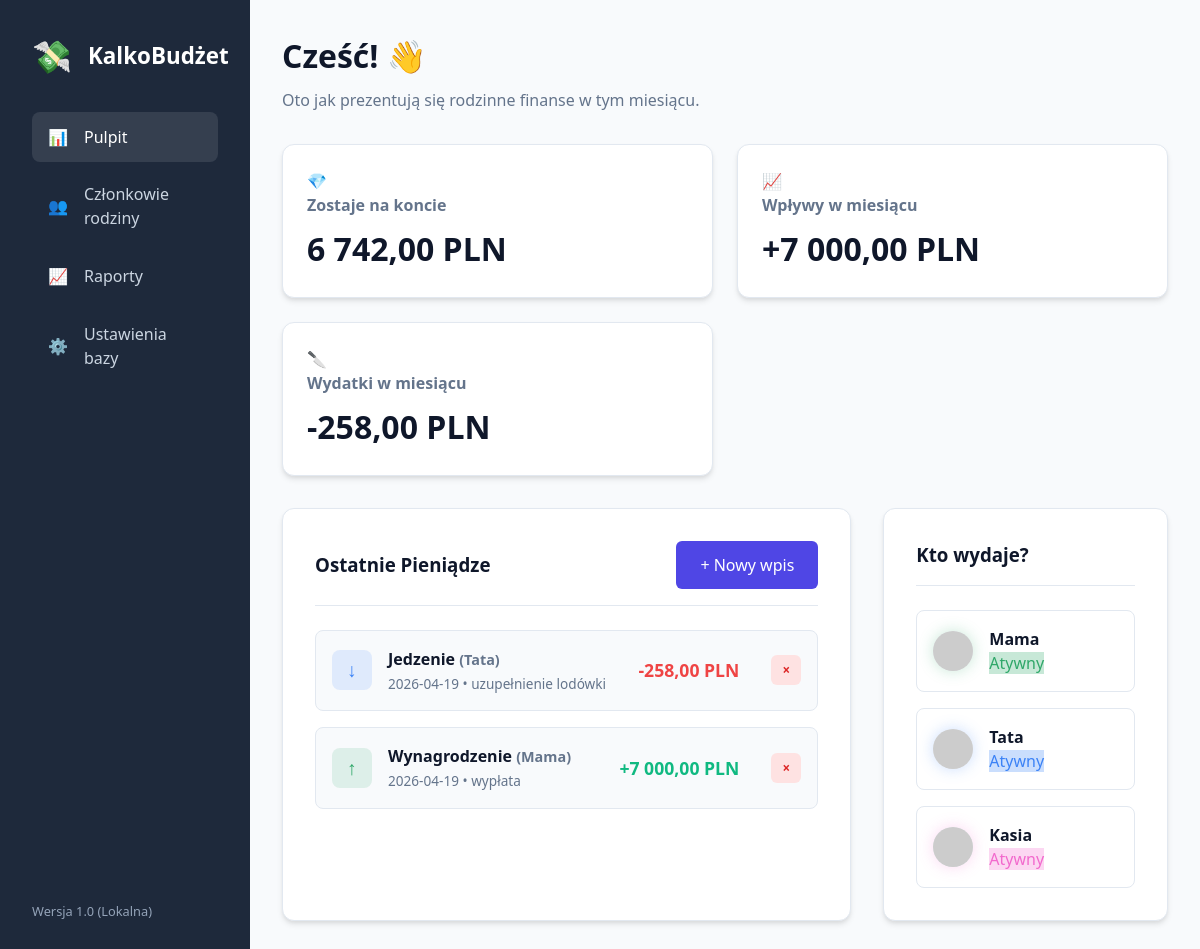
The page / on the database its author committed.
### tables this page shows
CREATE TABLE transactions (
                id INTEGER PRIMARY KEY AUTOINCREMENT,
                user_id INTEGER NOT NULL,
                category_id INTEGER NOT NULL,
                amount REAL NOT NULL,
                date TEXT NOT NULL,
                description TEXT,
                type TEXT NOT NULL CHECK(type IN ('income', 'expense')),
                FOREIGN KEY (user_id) REFERENCES users(id),
                FOREIGN KEY (category_id) REFERENCES categories(id)
            );

CREATE TABLE categories (
                id INTEGER PRIMARY KEY AUTOINCREMENT,
                name TEXT NOT NULL,
                type TEXT NOT NULL CHECK(type IN ('income', 'expense'))
            );

CREATE TABLE users (
                id INTEGER PRIMARY KEY AUTOINCREMENT,
                name TEXT NOT NULL,
                color TEXT DEFAULT '#ffffff'
            , avatar TEXT DEFAULT 'avataaars');

### index.php (the view, shortened to what this page needs)
<?php
require_once 'db.php';
$stmt = $db->query("SELECT * FROM users");
$users = $stmt->fetchAll(PDO::FETCH_ASSOC);
$stmt = $db->query("SELECT SUM(CASE WHEN type = 'income' THEN amount ELSE -amount END) as balance FROM transactions");
$balanceRaw = $stmt->fetch(PDO::FETCH_ASSOC)['balance'];
$balance = $balanceRaw ? number_format($balanceRaw, 2, ',', ' ') : "0,00";
$currentMonth = date('Y-m');
$stmt = $db->prepare("SELECT type, SUM(amount) as total FROM transactions WHERE date LIKE ? GROUP BY type");
$stmt->execute([$currentMonth . '%']);
$monthlyStats = $stmt->fetchAll(PDO::FETCH_KEY_PAIR);
$income = isset($monthlyStats['income']) ? number_format($monthlyStats['income'], 2, ',', ' ') : "0,00";
$expense = isset($monthlyStats['expense']) ? number_format($monthlyStats['expense'], 2, ',', ' ') : "0,00";
$stmt = $db->query("
    SELECT t.*, u.name as user_name, u.color, c.name as category_name
    FROM transactions t
    JOIN users u ON t.user_id = u.id
    JOIN categories c ON t.category_id = c.id
    ORDER BY t.date DESC, t.id DESC LIMIT 15
");
$transactions = $stmt->fetchAll(PDO::FETCH_ASSOC);
?>
<!DOCTYPE html>
<html lang="pl">
<head>
    <link rel="stylesheet" href="style.css">
</head>
<body>
    <div class="app-container">
        <nav class="sidebar glass-effect">
            <div class="logo">
                <div class="logo-icon">💸</div>
                <h1>KalkoBudżet</h1>
            </div>
            <ul class="nav-links">
                <li class="active"><a href="index.php"><span class="nav-icon">📊</span> Pulpit</a></li>
                <li><a href="members.php"><span class="nav-icon">👥</span> Członkowie rodziny</a></li>
                <li><a href="reports.php"><span class="nav-icon">📈</span> Raporty</a></li>
                <li><a href="#"><span class="nav-icon">⚙️</span> Ustawienia bazy</a></li>
            </ul>
            <div class="sidebar-footer">
                <p>Wersja 1.0 (Lokalna)</p>
            </div>
        </nav>
        <main class="main-content">
            <header class="topbar">
                <div>
                    <h2 class="greeting">Cześć! 👋</h2>
                    <p class="subtitle">Oto jak prezentują się rodzinne finanse w tym miesiącu.</p>
                </div>
            </header>
            <div class="dashboard-cards">
                <div class="card glass-effect gradient-blue">
                    <div class="card-icon">💎</div>
                    <h3>Zostaje na koncie</h3>
                    <p class="amount"><?= $balance ?> PLN</p>
                </div>
                <div class="card glass-effect gradient-green">
                    <div class="card-icon">📈</div>
                    <h3>Wpływy w miesiącu</h3>
                    <p class="amount">+<?= $income ?> PLN</p>
                </div>
                <div class="card glass-effect gradient-red">
                    <div class="card-icon">🔪</div>
                    <h3>Wydatki w miesiącu</h3>
                    <p class="amount">-<?= $expense ?> PLN</p>
                </div>
            </div>
            <div class="content-grid">
                <section class="recent-transactions glass-effect section-box">
                    <div class="section-header">
                        <h3>Ostatnie Pieniądze</h3>
                        <button class="btn-primary" onclick="openModal()">+ Nowy wpis</button>
                    </div>
                    <div class="transaction-list">
                        <?php if (empty($transactions)): ?>
                            <div class="empty-state">
                                <span>🌬️</span>
                                <p>Cisza w portfelu. Dodaj pierwszą transakcję!</p>
                            </div>
                        <?php else: ?>
                            <?php foreach($transactions as $t): ?>
                                <div class="transaction-item">
                                    <div class="t-icon" style="background-color: <?= htmlspecialchars($t['color']) ?>22; color: <?= htmlspecialchars($t['color']) ?>">
                                        <?= $t['type'] == 'income' ? '↑' : '↓' ?>
                                    </div>
                                    <div class="t-details">
                                        <h4><?= htmlspecialchars($t['category_name']) ?> <span class="t-user">(<?= htmlspecialchars($t['user_name']) ?>)</span></h4>
                                        <p><?= htmlspecialchars($t['date']) ?><?= $t['description'] ? ' &bull; '.htmlspecialchars($t['description']) : '' ?></p>
                                    </div>
                                    <div class="t-amount <?= $t['type'] ?>">
                                        <?= $t['type'] == 'income' ? '+' : '-' ?><?= number_format($t['amount'], 2, ',', ' ') ?> PLN
                                    </div>
                                    <form action="delete.php" method="POST" class="delete-form">
                                        <button type="submit" class="btn-delete" title="Usuń wpis">×</button>
                                    </form>
                                </div>
                            <?php endforeach; ?>
                        <?php endif; ?>
                    </div>
                </section>
                <section class="family-members glass-effect section-box">
                    <div class="section-header">
                        <h3>Kto wydaje?</h3>
                    </div>
                    <div class="users-list">
                        <?php foreach($users as $u): ?>
                            <div class="user-card">
                                <div class="user-avatar" style="border-color: <?= htmlspecialchars($u['color']) ?>; box-shadow: 0 0 15px <?= htmlspecialchars($u['color']) ?>44; background-color: #f1f5f9;">
                                    <img src="https://robohash.org/<?= urlencode($u['avatar'] ?? 'cat1') ?>.png?set=set4&size=150x150" alt="<?= htmlspecialchars($u['name']) ?>">
                                </div>
                                <div class="user-info">
                                    <h4><?= htmlspecialchars($u['name']) ?></h4>
                                    <span class="user-badge" style="background-color: <?= htmlspecialchars($u['color']) ?>44; color: <?= htmlspecialchars($u['color']) ?>;">Atywny</span>
                                </div>
                            </div>
                        <?php endforeach; ?>
                    </div>
                </section>
            </div>
        </main>
    </div>
</body>
</html>

### style.css (style rules this page uses)
:root { --bg-color: #f8fafc; --sidebar-bg: #1e293b; --card-bg: #ffffff; --text-primary: #0f172a; --text-secondary: #64748b; --text-sidebar: #f8fafc; --accent-color: #4f46e5; --accent-hover: #4338ca; --green-color: #10b981; --red-color: #ef4444; --blue-color: #3b82f6; --border-color: #e2e8f0; --shadow: 0 4px 6px -1px rgba(0, 0, 0, 0.1), 0 2px 4px -1px rgba(0, 0, 0, 0.06); }
* { margin: 0; padding: 0; box-sizing: border-box; font-family: 'Segoe UI', system-ui, sans-serif; }
body { background-color: var(--bg-color); color: var(--text-primary); min-height: 100vh; font-size: 16px; line-height: 1.5; }
.app-container { display: flex; min-height: 100vh; width: 100%; }
.sidebar { width: 250px; background-color: var(--sidebar-bg); color: var(--text-sidebar); padding: 2rem; display: flex; flex-direction: column; gap: 2rem; flex-shrink: 0; }
.logo { display: flex; align-items: center; gap: 1rem; }
.logo-icon { font-size: 2rem; }
.logo h1 { font-size: 1.4rem; color: #fff; }
.nav-links { list-style: none; display: flex; flex-direction: column; gap: 0.5rem; }
.nav-links a { text-decoration: none; color: #cbd5e1; display: flex; align-items: center; gap: 1rem; padding: 0.8rem 1rem; border-radius: 8px; transition: background 0.2s; }
.nav-links a:hover, .nav-links li.active a { background-color: rgba(255, 255, 255, 0.1); color: #fff; }
.sidebar-footer { margin-top: auto; font-size: 0.8rem; color: #94a3b8; }
.main-content { flex: 1; padding: 2rem; max-width: 1200px; }
.topbar { margin-bottom: 2rem; }
.greeting { font-size: 2rem; margin-bottom: 0.5rem; }
.subtitle { color: var(--text-secondary); }
.dashboard-cards { display: grid; grid-template-columns: repeat(auto-fit, minmax(280px, 1fr)); gap: 1.5rem; margin-bottom: 2rem; }
.card { background-color: var(--card-bg); padding: 1.5rem; border-radius: 12px; box-shadow: var(--shadow); border: 1px solid var(--border-color); }
.card h3 { font-size: 1rem; color: var(--text-secondary); margin-bottom: 0.5rem; }
.card .amount { font-size: 2rem; font-weight: 700; }
.content-grid { display: grid; grid-template-columns: 2fr 1fr; gap: 2rem; }
.section-box { background-color: var(--card-bg); padding: 2rem; border-radius: 12px; box-shadow: var(--shadow); border: 1px solid var(--border-color); }
.section-header { display: flex; justify-content: space-between; align-items: center; margin-bottom: 1.5rem; padding-bottom: 1rem; border-bottom: 1px solid var(--border-color); }
.transaction-list { display: flex; flex-direction: column; gap: 1rem; }
.transaction-item { display: flex; align-items: center; gap: 1rem; padding: 1rem; border-radius: 8px; border: 1px solid var(--border-color); background-color: #f8fafc; }
.t-icon { width: 40px; height: 40px; border-radius: 8px; display: flex; justify-content: center; align-items: center; font-weight: bold; font-size: 1.2rem; background-color: #e2e8f0; }
.t-details { flex: 1; }
.t-details h4 { margin-bottom: 0.2rem; }
.t-user { color: var(--text-secondary); font-size: 0.9em; }
.t-details p { color: var(--text-secondary); font-size: 0.85em; }
.t-amount { font-weight: bold; font-size: 1.1rem; }
.t-amount.income { color: var(--green-color); }
.t-amount.expense { color: var(--red-color); }
.delete-form { margin-left: 1rem; }
.btn-delete { background-color: #fee2e2; color: #dc2626; border: none; width: 30px; height: 30px; border-radius: 6px; cursor: pointer; font-weight: bold; }
.users-list { display: flex; flex-direction: column; gap: 1rem; }
.user-card { display: flex; align-items: center; gap: 1rem; padding: 1rem; border: 1px solid var(--border-color); border-radius: 8px; }
.user-avatar { width: 40px; height: 40px; border-radius: 50%; overflow: hidden; background-color: #e2e8f0; }
.user-avatar img { width: 100%; }
.btn-primary { background-color: var(--accent-color); color: white; border: none; padding: 0.8rem 1.5rem; border-radius: 6px; font-size: 1rem; cursor: pointer; font-weight: 500; }

### rows shown on the page
transactions: category.name "Jedzenie", user.name "Tata", date "2026-04-19", description "uzupełnienie lodówki", amount "258,00"
transactions: category.name "Wynagrodzenie", user.name "Mama", date "2026-04-19", description "wypłata", amount "7 000,00"
users: name "Mama"
users: name "Tata"
users: name "Kasia"

### other values the page prints
$balance "6 742,00"
$income "7 000,00"
$expense "258,00"
